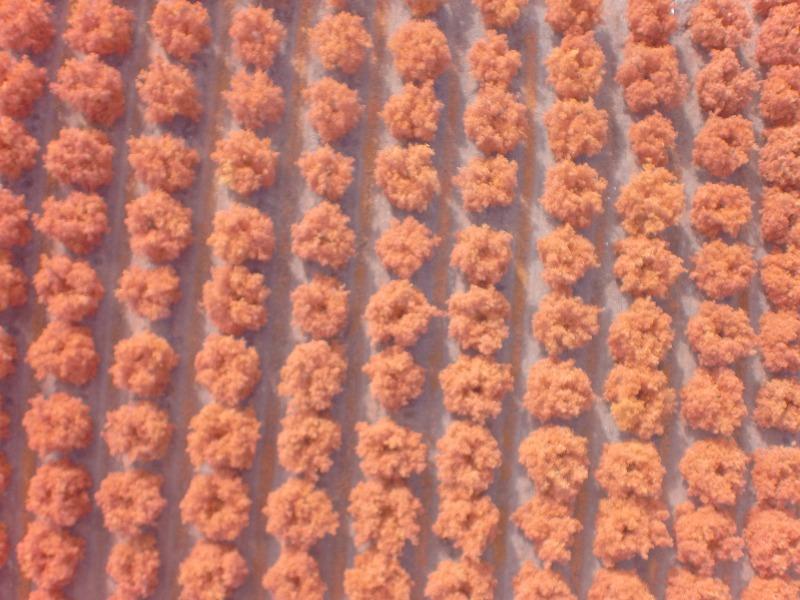
#> input picture ImagenesIR/plantCount.jpg, 800 x 600 px
$ python Count.py   (Python 2 division)
#> lines starting #> are read from the running program, lines starting #| are printed output that depends on the picture; after the words box and inside, x2 and y2 are one past the last pixel; in counts of white or black regions, pixels touching at a corner belong together

import time
import numpy as np
from matplotlib import pyplot as plt
import cv2

imgOriginal = cv2.imread('ImagenesIR/plantCount.jpg')            # read next frame
#> imgOriginal is the input picture: shape (600, 800, 3); mean B, G, R 104.1, 122.4, 193.6
b, g, r = cv2.split(imgOriginal)


img = (r-b)
cv2.imshow('img',img)
grey = cv2.cvtColor(imgOriginal, cv2.COLOR_BGR2GRAY)
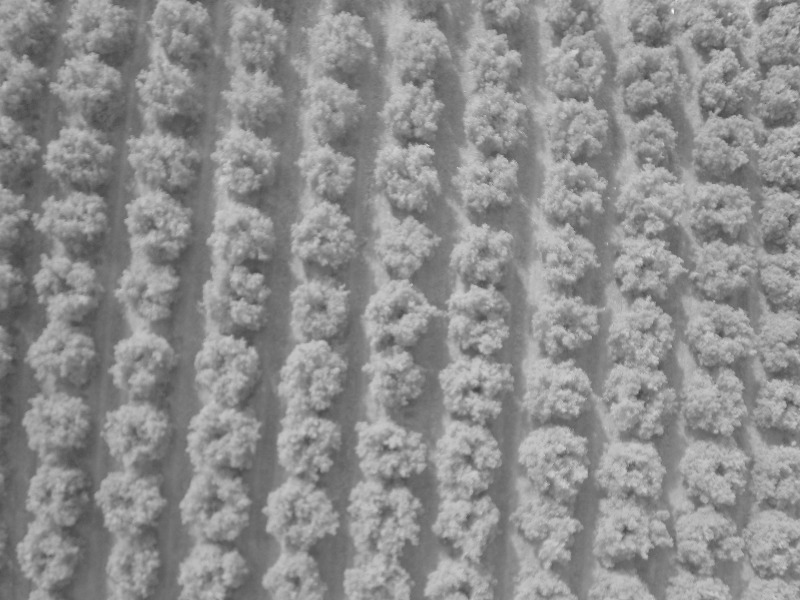
#> grey: shape (600, 800); min 68, max 248, mean 141.6
value = (35, 35)
_,th1 = cv2.threshold(img, 0, 255,cv2.THRESH_BINARY+cv2.THRESH_OTSU)
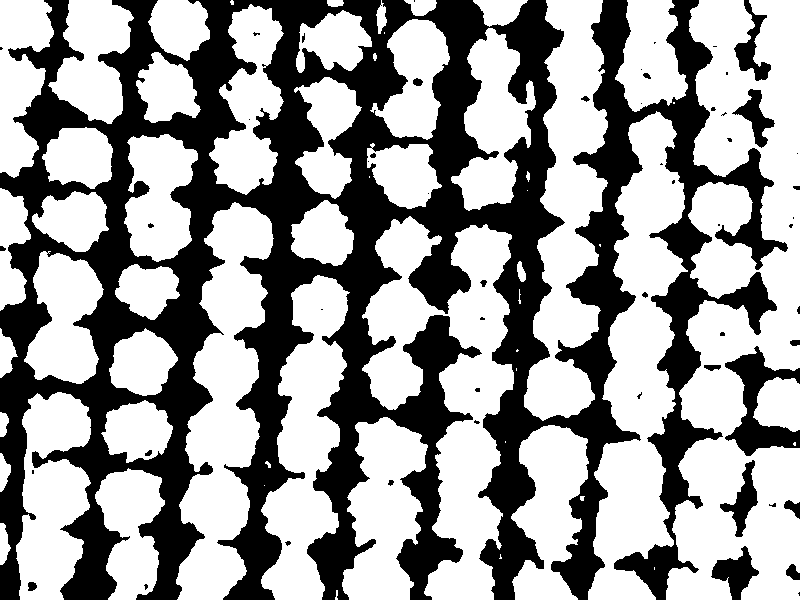
#> th1: shape (600, 800); 60.6% white; 55 black regions (32 under 20 px), largest, box (x1, y1, x2, y2) and area: (0, 0, 788, 600) 180575, (725, 346, 800, 456) 3295, (711, 546, 759, 600) 1197

#cv2.imshow('imgRed',r)
kernel = np.ones((4,6),np.uint8)
kernel2 = np.ones((3,5),np.uint8)
kernel3 = np.ones((2,2),np.uint8)

cv2.imshow('Thresholded', th1)
##############################

#closing = cv2.morphologyEx(th1,cv2.MORPH_CLOSE,kernel3, iterations = 3)
opening = cv2.morphologyEx(th1,cv2.MORPH_OPEN,kernel, iterations = 3)#transformacion morfologica para eliminar ruido
#> opening: shape (600, 800); 57.5% white; 16 black regions (10 under 20 px), largest, box (x1, y1, x2, y2) and area: (0, 0, 800, 600) 203505, (789, 567, 800, 583) 135, (792, 220, 800, 231) 58, (793, 343, 800, 349) 37, (646, 76, 654, 82) 33, (151, 226, 157, 231) 21
#opening = cv2.GaussianBlur(opening,(5,5),0)
closing = cv2.morphologyEx(opening,cv2.MORPH_CLOSE,kernel3, iterations = 4)#transformacion morfologica para eliminar ruido
#> closing: shape (600, 800); 57.5% white; 6 black regions (1 under 20 px), largest, box (x1, y1, x2, y2) and area: (0, 0, 800, 600) 202692, (742, 22, 778, 87) 1051, (751, 0, 759, 19) 117, (791, 508, 800, 518) 72, (793, 571, 800, 586) 71
erosion = cv2.erode(closing,kernel2,iterations = 2)
#> erosion: shape (600, 800); 44.9% white; 65 white regions, largest, box (x1, y1, x2, y2) and area: (699, 0, 800, 374) 18435, (544, 0, 610, 351) 12651, (198, 216, 276, 472) 10806
cv2.imshow('Thresholded con MorphologyExopen', opening)
cv2.imwrite('thwmopen.jpg',opening)
cv2.imshow('Thresholded con morphologyex close', closing)
cv2.imshow('Thresholded con morphologyex erode', erosion)
#######################################

sure_bg = cv2.dilate(erosion,kernel3,iterations=3)
#> sure_bg: shape (600, 800); 50.9% white; 5 black regions (1 under 20 px), largest, box (x1, y1, x2, y2) and area: (0, 0, 800, 600) 234040, (741, 0, 782, 89) 1674, (792, 572, 800, 588) 94, (790, 509, 800, 520) 92
dist_transform = cv2.distanceTransform(erosion,cv2.DIST_L2,5)
#ret, sure_fg = cv2.threshold(dist_transform,0.7*dist_transform.max(),255,0)
#cv2.imshow('dist', dist_transform)
#cv2.imwrite('dist.jpg', dist_transform)
ret, sure_fg = cv2.threshold(dist_transform,0.09*dist_transform.max(),255,0)
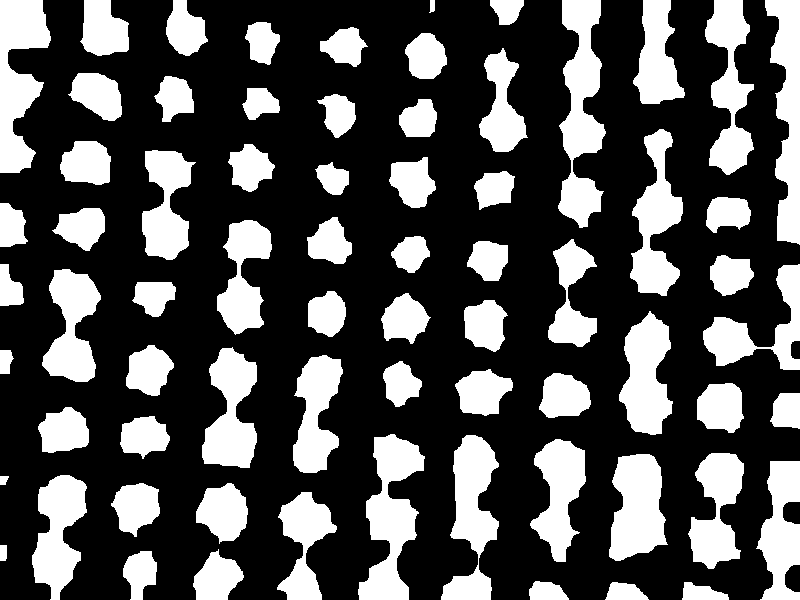
#> sure_fg: shape (600, 800) float32; 31.8% white; 70 white regions, largest, box (x1, y1, x2, y2) and area: (558, 0, 606, 228) 6129, (358, 434, 425, 600) 5602, (0, 0, 51, 173) 5338
#> ret = 4.23
#cv2.imshow('sure_fg', sure_fg)
# Finding unknown region
sure_fg = np.uint8(sure_fg)
unknown = cv2.subtract(sure_bg,sure_fg)
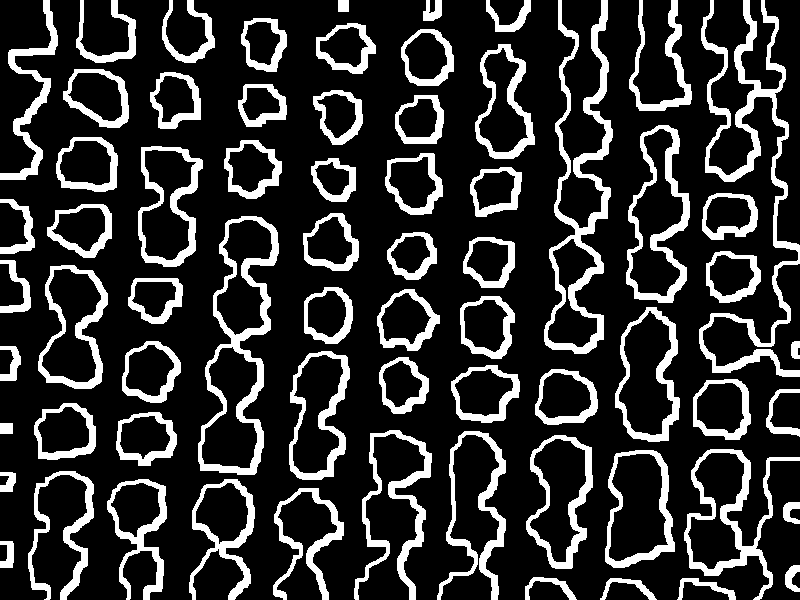
#> unknown: shape (600, 800); 19.1% white; 68 white regions, largest, box (x1, y1, x2, y2) and area: (699, 0, 800, 377) 6620, (544, 0, 613, 354) 5692, (198, 216, 279, 475) 4443
#cv2.imshow('unknown',unknown)
# Marker labelling
ret, markers = cv2.connectedComponents(sure_fg)
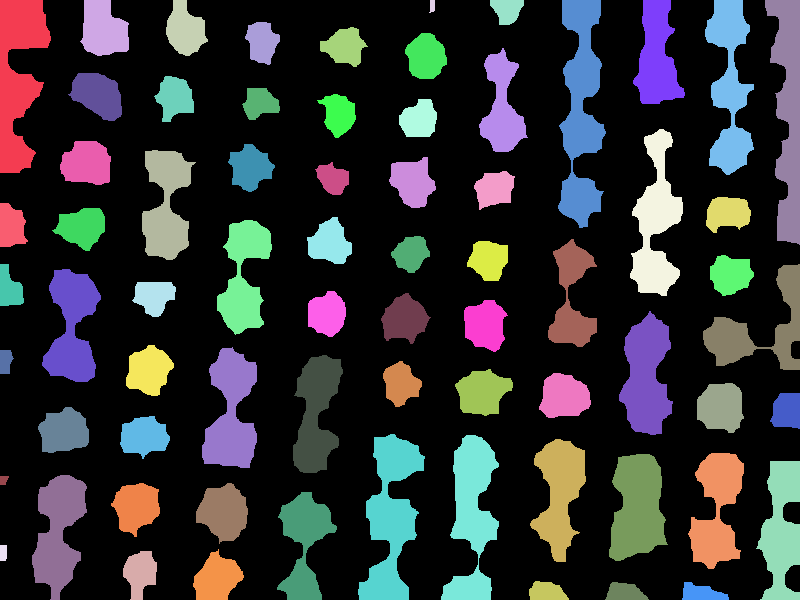
#> markers: shape (600, 800) int32; 71 distinct labels, from 0 to 70; one colour per label, 0 black
#> ret = 71

# Add one to all labels so that sure background is not 0, but 1
markers = markers+1
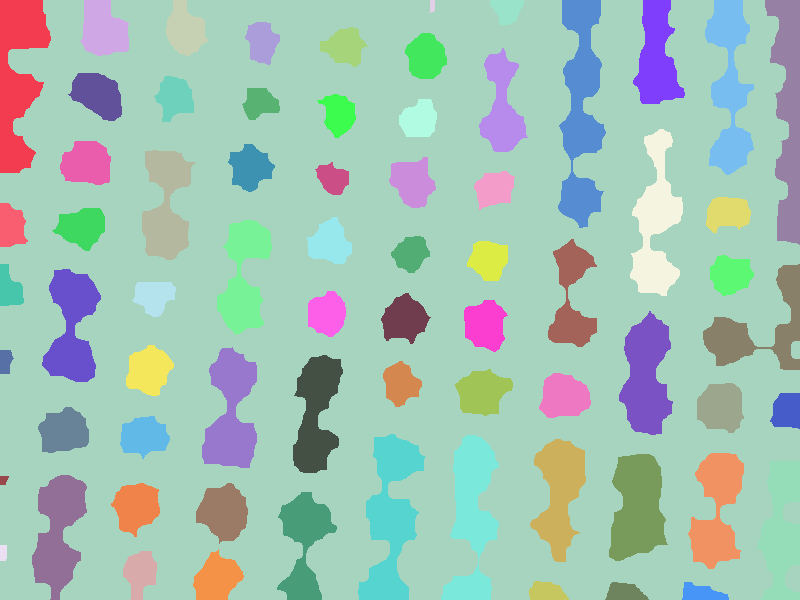
#> markers: shape (600, 800) int32; 71 distinct labels, from 1 to 71; one colour per label, 0 black
# Now, mark the region of unknown with zero
markers[unknown==255] = 0
markers = cv2.watershed(imgOriginal,markers)
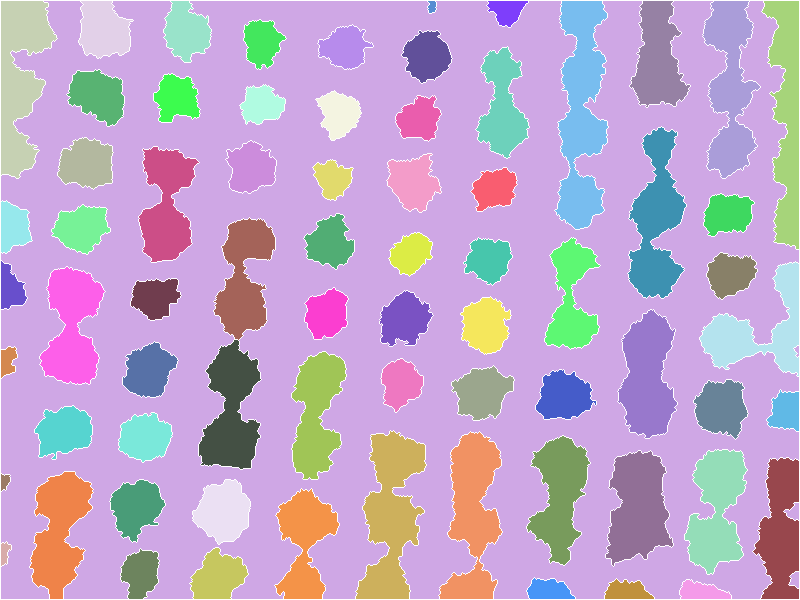
#> markers: shape (600, 800) int32; 72 distinct labels, from -1 to 71; one colour per label, 0 black, -1 white

print("[INFO] {} unique segments found".format(len(np.unique(markers)) - 1))
#| [INFO] 71 unique segments found
####################################################################3
#> (the run stopped early here; a loop or call above may not have finished)

$ run again, with ImagenesIR/1442800929064_img_0262.jpg copied over ImagenesIR/plantCount.jpg
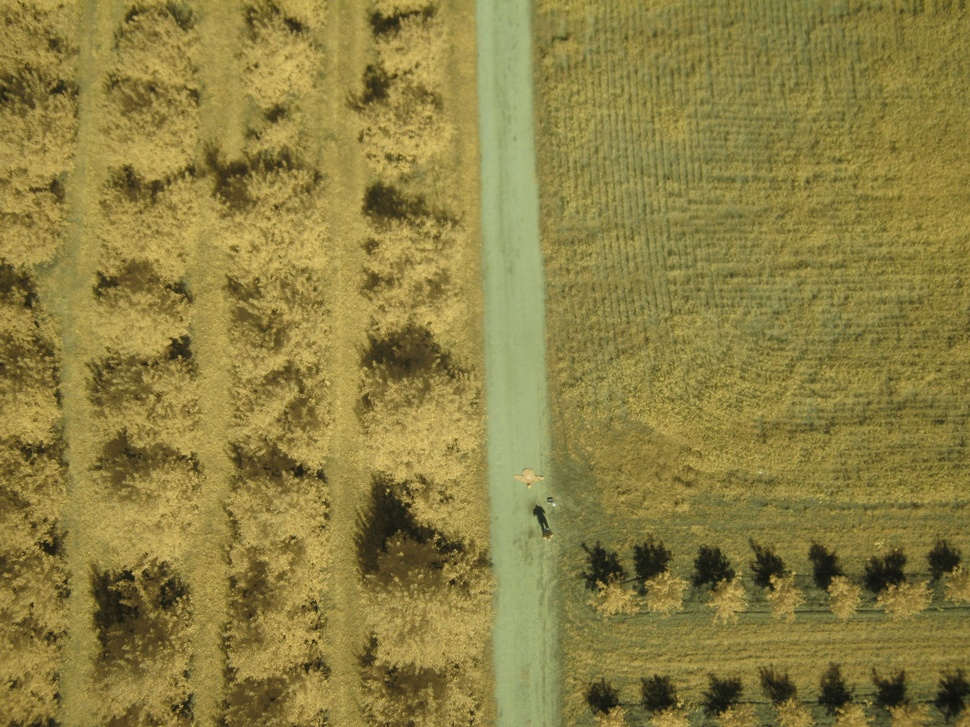
#> input picture ImagenesIR/1442800929064_img_0262.jpg, 970 x 727 px, shrunk from 3648 x 2736 before the run
#> imgOriginal is the input picture: shape (727, 970, 3); mean B, G, R 65.8, 127.9, 140.7
#> th1: shape (727, 970); 72.7% white; 812 black regions (475 under 20 px), largest, box (x1, y1, x2, y2) and area: (472, 0, 924, 727) 70565, (602, 51, 804, 348) 17018, (573, 662, 970, 727) 14555
#> opening: shape (727, 970); 61.4% white; 154 black regions (74 under 20 px), largest, box (x1, y1, x2, y2) and area: (358, 0, 970, 727) 204387, (94, 564, 195, 690) 7989, (760, 376, 970, 480) 6816
#> closing: shape (727, 970); 62.4% white; 85 black regions, largest, box (x1, y1, x2, y2) and area: (362, 0, 970, 727) 199930, (99, 570, 198, 685) 7911, (765, 380, 970, 476) 5955
#> erosion: shape (727, 970); 54.2% white; 70 black regions, largest, box (x1, y1, x2, y2) and area: (358, 0, 970, 727) 228340, (95, 568, 202, 687) 9359, (761, 378, 970, 479) 8404
#> sure_bg: shape (727, 970); 58.6% white; 72 black regions, largest, box (x1, y1, x2, y2) and area: (361, 0, 970, 727) 213619, (98, 571, 202, 687) 8633, (764, 381, 970, 479) 7081
#> `ret, sure_fg = cv2.threshold(dist_transform,0.09*dist_transform.max(),..`: ret = 9.23
#> unknown: shape (727, 970); 26.1% white; 65 white regions, largest, box (x1, y1, x2, y2) and area: (589, 21, 970, 528) 39691, (0, 254, 211, 696) 20120, (349, 0, 502, 727) 18243
#> `ret, markers = cv2.connectedComponents(sure_fg)`:
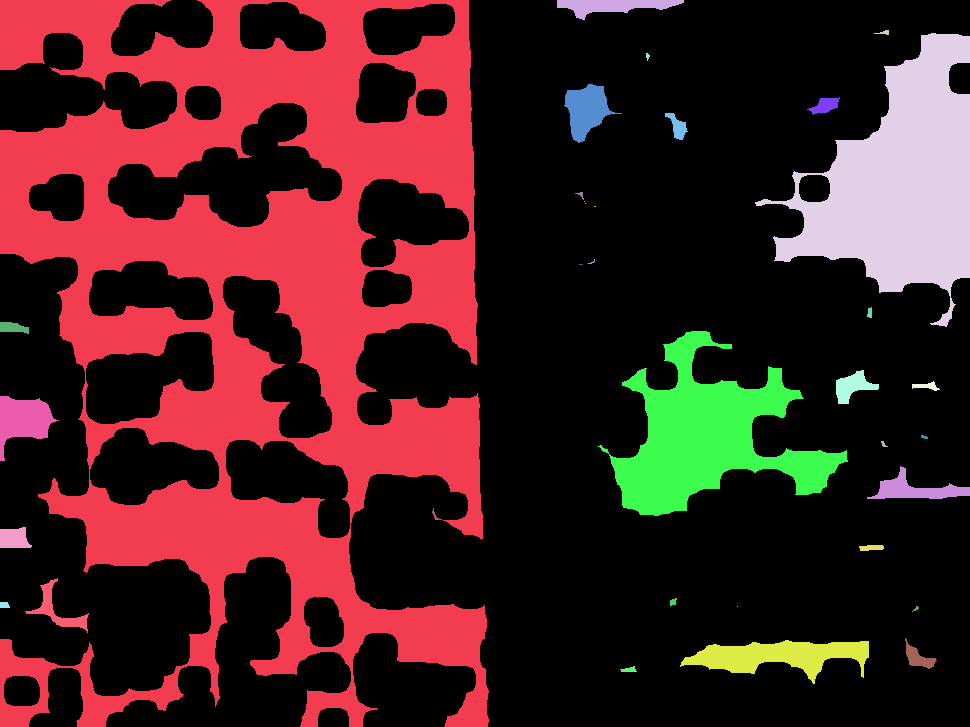
#> markers: shape (727, 970) int32; 35 distinct labels, from 0 to 34; one colour per label, 0 black
#> `ret, markers = cv2.connectedComponents(sure_fg)`: ret = 35
#> `markers = cv2.watershed(imgOriginal,markers)`:
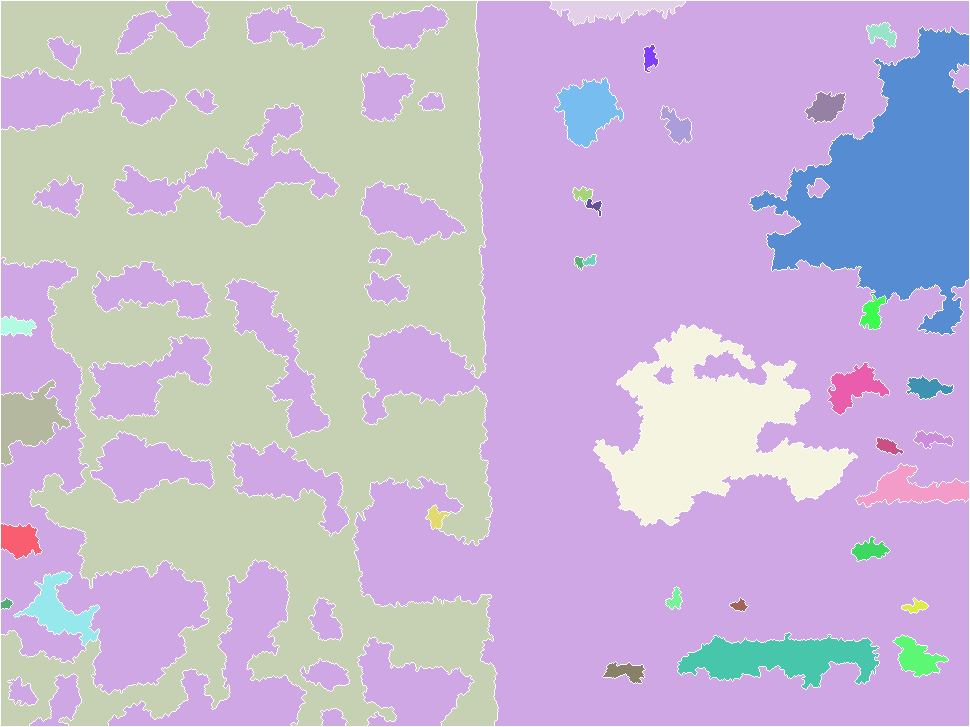
#> markers: shape (727, 970) int32; 36 distinct labels, from -1 to 35; one colour per label, 0 black, -1 white
#| [INFO] 35 unique segments found

$ run again, with ImagenesIR/1443713205080_g0010191.jpg copied over ImagenesIR/plantCount.jpg
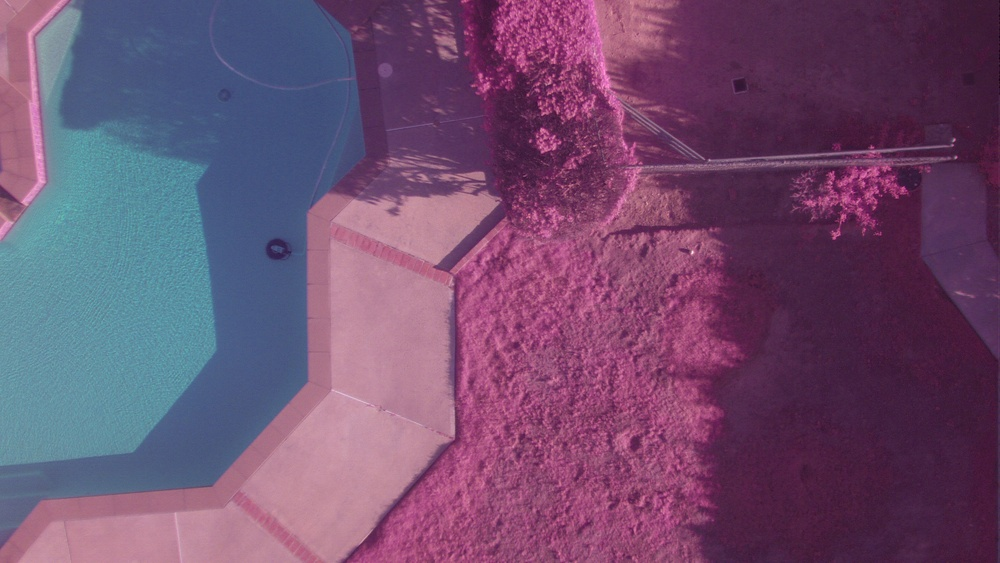
#> input picture ImagenesIR/1443713205080_g0010191.jpg, 1000 x 563 px, shrunk from 3000 x 1688 before the run
#> imgOriginal is the input picture: shape (563, 1000, 3); mean B, G, R 111.9, 78.6, 111.8
#> `_,th1 = cv2.threshold(img, 0, 255,cv2.THRESH_BINARY+cv2.THRESH_OTSU)`:
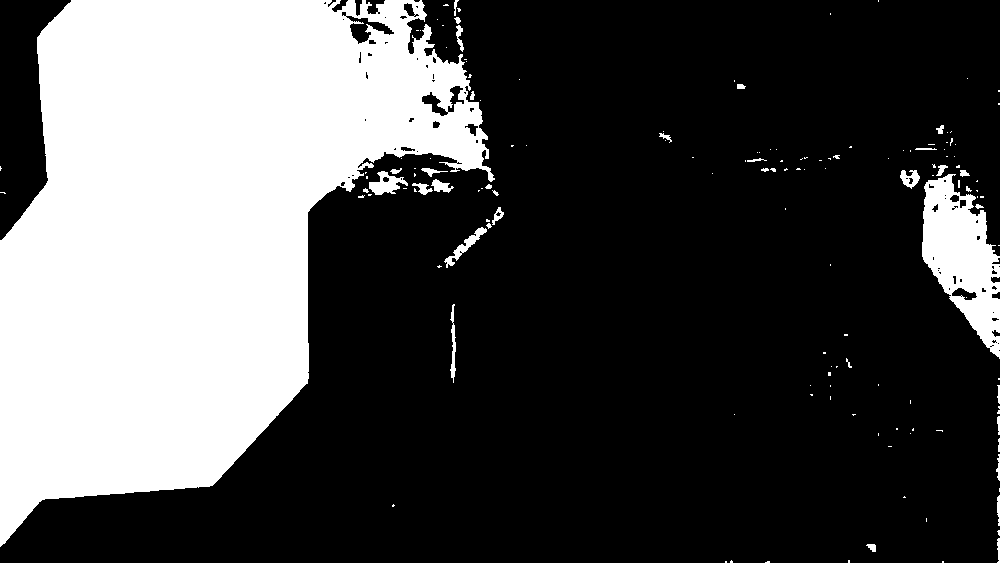
#> th1: shape (563, 1000); 30.8% white; 150 white regions (114 under 20 px), largest, box (x1, y1, x2, y2) and area: (0, 0, 495, 547) 161859, (922, 174, 1000, 359) 7923, (369, 171, 408, 195) 477
#> opening: shape (563, 1000); 29.5% white; 6 white regions, box (x1, y1, x2, y2) and area: (0, 0, 485, 544) 159865, (925, 213, 996, 294) 4311, (963, 300, 1000, 334) 981, (929, 185, 957, 207) 484, (383, 0, 410, 20) 466, (375, 185, 395, 195) 200
#> closing: shape (563, 1000); 30% white; 5 white regions, box (x1, y1, x2, y2) and area: (0, 0, 489, 548) 162766, (929, 217, 1000, 298) 4347, (967, 304, 1000, 338) 917, (933, 189, 961, 211) 484, (379, 189, 399, 199) 200
#> erosion: shape (563, 1000); 28.7% white; 5 white regions, box (x1, y1, x2, y2) and area: (0, 0, 485, 546) 156960, (933, 219, 1000, 296) 3483, (971, 306, 1000, 336) 661, (937, 191, 957, 209) 228, (383, 191, 395, 197) 72
#> sure_bg: shape (563, 1000); 29.4% white; 5 white regions, box (x1, y1, x2, y2) and area: (0, 0, 488, 549) 160644, (933, 219, 1000, 299) 3888, (971, 306, 1000, 339) 751, (937, 191, 960, 212) 351, (383, 191, 398, 200) 135
#> `ret, sure_fg = cv2.threshold(dist_transform,0.09*dist_transform.max(),..`: ret = 14.11
#> unknown: shape (563, 1000); 5.1% white; 6 white regions, box (x1, y1, x2, y2) and area: (0, 0, 488, 549) 20025, (0, 0, 96, 263) 4249, (933, 219, 1000, 299) 3132, (971, 306, 1000, 339) 741, (937, 191, 960, 212) 351, (383, 191, 398, 200) 135
#> `ret, markers = cv2.connectedComponents(sure_fg)`: ret = 5
#> `markers = cv2.watershed(imgOriginal,markers)`:
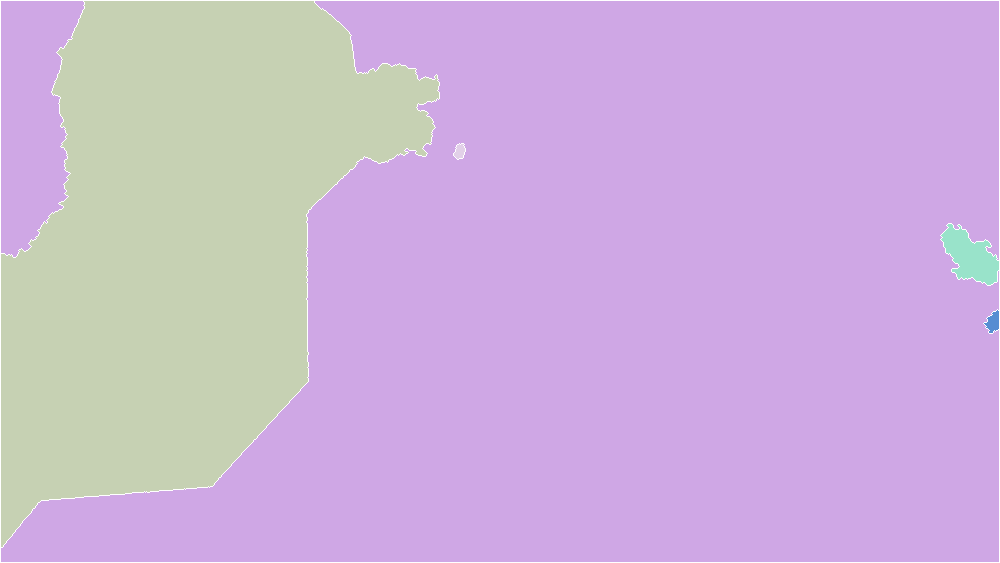
#> markers: shape (563, 1000) int32; 6 distinct labels, from -1 to 5; one colour per label, 0 black, -1 white
#| [INFO] 5 unique segments found
